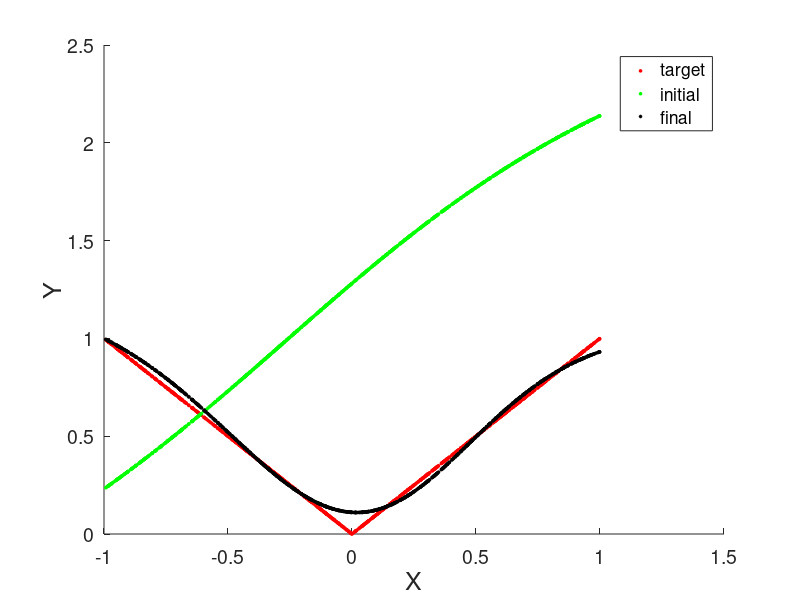
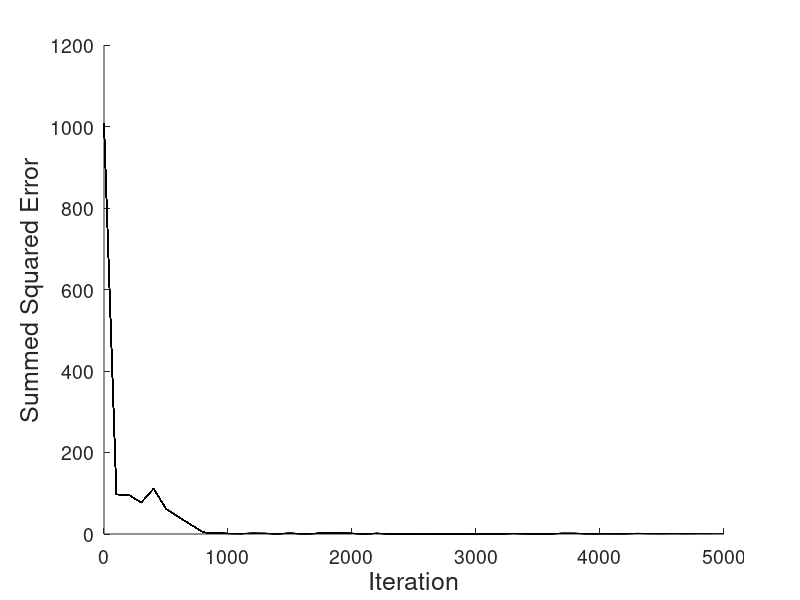

The MATLAB script that drew these images, in order:
function backpropTutorial
% backpropTutorial.m
%
% Illustrate backprop, by trying to use it to fit a function with a two
% layer network.  The initial idea was to set this up to reproduce some
% of the fits shown in Figure 4.12 of Bishop, using the backpropagation
% algorithm described later in the chapter. 
%
% The line example works perfectly.  For the parabola, dualramp, and step
% functions, the network does approximately the right thing, but the quality of fit
% is markedly worse than shown in Figure 4.12.  The sinusoid is not fit 
% at all well.
%
% The example in Bishop uses a different algorithm to set the weights, and
% this may be the problem.  Or we may still have a bug in the backprop
% implementation here.
%
% For some of the test functions, the training can get stuck in a local
% minima.  Whether it does this or not is pretty sensitive to the initial
% weights, learning rate, etc.  For the most part, the current parameters
% seem to work pretty well for the functions being fit (except for the
% sine).
%
% 8/27/08  dhb                  Wrote it.
% 8/27/08  dhb and others       Squashed several bugs during reading group meeting.
% 8/27/08  dhb                  Store previous weights from output layer for hidder layer update.
%          dhb                  Get tanh derivative correct.
%          dhb                  Variable learning rate.
%          dhb                  More functions to try to fit.

%% Clear and close
clear; close all;

%% Define network dimension and initialize weights.  The number of weights
% includes the additive term.
nInputUnits = 2;
nHiddenUnits = 5;
    inputWeights = rand(nHiddenUnits-1,nInputUnits);
    outputWeights = rand(1,nHiddenUnits);

%% Define function to try to fit.  Change the string
% to one of the options in the case statement to try
% different functions.
inputFunction = 'dualramp';
nTrainingPoints = 1000;
x = 2*rand(nInputUnits-1,nTrainingPoints)-1;
switch(inputFunction)
    case 'parabola'
        t = x.^2;
    case 'line'
        t = x;
    case 'step'
        t = sign(x);
    case 'dualramp'
        t = abs(x);
    case 'sine'
        t = sin(2*pi*x);
end
      
%% Plot of target function
funPlot = figure; clf; hold on
set(gca,'FontName','Helvetica','FontSize',14);
plot(x,t,'ro','MarkerSize',2,'MarkerFaceColor','r');

%% Add plot of the initial network response
y0 = ComputeNetwork(x,inputWeights,outputWeights);
plot(x,y0,'go','MarkerSize',2,'MarkerFaceColor','g');
drawnow;

%% Set up learning and error tracking parameters
n0 = 0.2;
decayExponent = 0.01;
errIndex = 1;
err(errIndex) = sum((t-y0).^2);
errPlot = figure; clf;
set(gca,'FontName','Helvetica','FontSize',14);
plotEvery = 100;

%% Train the network, using the backprop algorithm
nTrainingIterations = 5000;
for i = 1:nTrainingIterations
    % Print and plot of incremental error
    if (rem(i,100) == 0)
        yNow = ComputeNetwork(x,inputWeights,outputWeights);
        errIndex = errIndex+1;
        err(errIndex) = sum((t-yNow).^2);
        figure(errPlot); hold on
        plot(plotEvery*((1:errIndex)-1),err(1:errIndex),'k');
    end
    
    % Choose a training value from training set
    randomObservationIndices = randperm(nTrainingPoints);
    randomObservationIndex = randomObservationIndices(1);
    xTrain = x(:,randomObservationIndex);
    xTrainOnes = [ones(1,size(xTrain,2)) ; xTrain];
    tTrain = t(randomObservationIndex);
    
    % Compute network values for this training exemplar
    [yCurrent,yCurrentLinear,hiddenCurrent,hiddenCurrentLinear] = ComputeNetwork(xTrain,inputWeights,outputWeights);
    
    % Update learning rate
    n = n0/(i^decayExponent);
     
    % Update output weights
    deltaOut = (yCurrent-tTrain);
    outputWeights0 = outputWeights;
    for j = 1:nHiddenUnits
        outputWeights(1,j) = outputWeights(1,j) - n*deltaOut*hiddenCurrent(j);
    end
    
    % Backprop to input weights
    for j = 2:nHiddenUnits
        deltaHidden = nonlinderiv(hiddenCurrentLinear(j-1))*deltaOut*outputWeights0(1,j);
        for k = 1:nInputUnits
            inputWeights(j-1,k) = inputWeights(j-1,k) - n*deltaHidden*xTrainOnes(k);     
        end
    end
end

% Labels for error plot
figure(errPlot);
xlabel('Iteration','FontName','Helvetica','FontSize',18);
ylabel('Summed Squared Error','FontName','Helvetica','FontSize',18);

%% Add plot final network response, in black
figure(funPlot);
y = ComputeNetwork(x,inputWeights,outputWeights);
plot(x,y,'ko','MarkerSize',2,'MarkerFaceColor','k');
xlim([-1 1.5]);
xlabel('X','FontName','Helvetica','FontSize',18);
ylabel('Y','FontName','Helvetica','FontSize',18);
legend('target','initial','final');

%% Done
end


%% Forward network computation.  Linear output layer and non-linearity on
% output of hidden units.
function [response,responseLinear,hiddenResponse,hiddenResponseLinear] = ComputeNetwork(x,inputWeights,outputWeights)
    % Compute response of hidden units
    x = [ones(1,size(x,2)) ; x];
    hiddenResponseLinear = inputWeights*x;
    hiddenResponse = nonlin(hiddenResponseLinear);
    
    % Compute output response
    hiddenResponse = [ones(1,size(hiddenResponse,2)) ; hiddenResponse];
    responseLinear = outputWeights*hiddenResponse;
    response = responseLinear;  
end

%% Nonlinear function.  Can change this and the corresponding derivative
% function if you want to use another non-linearity (e.g. logistic).
function y = nonlin(x)
    y = tanh(x);
end

%% Nonlinear function derivative.
function y = nonlinderiv(x)
    y = tanhderiv(x);
end

%% Derivative of hyperbolic tangent.
function y = tanhderiv(x)
    y = 1-tanh(x).^2;
end

% Logistic function
function y = logit(x)
    y = 1./(1+exp(-x));
end

% Logistic derivative
function y = logitderiv(x)
    y = logit(x).*(1-logit(x));
end



